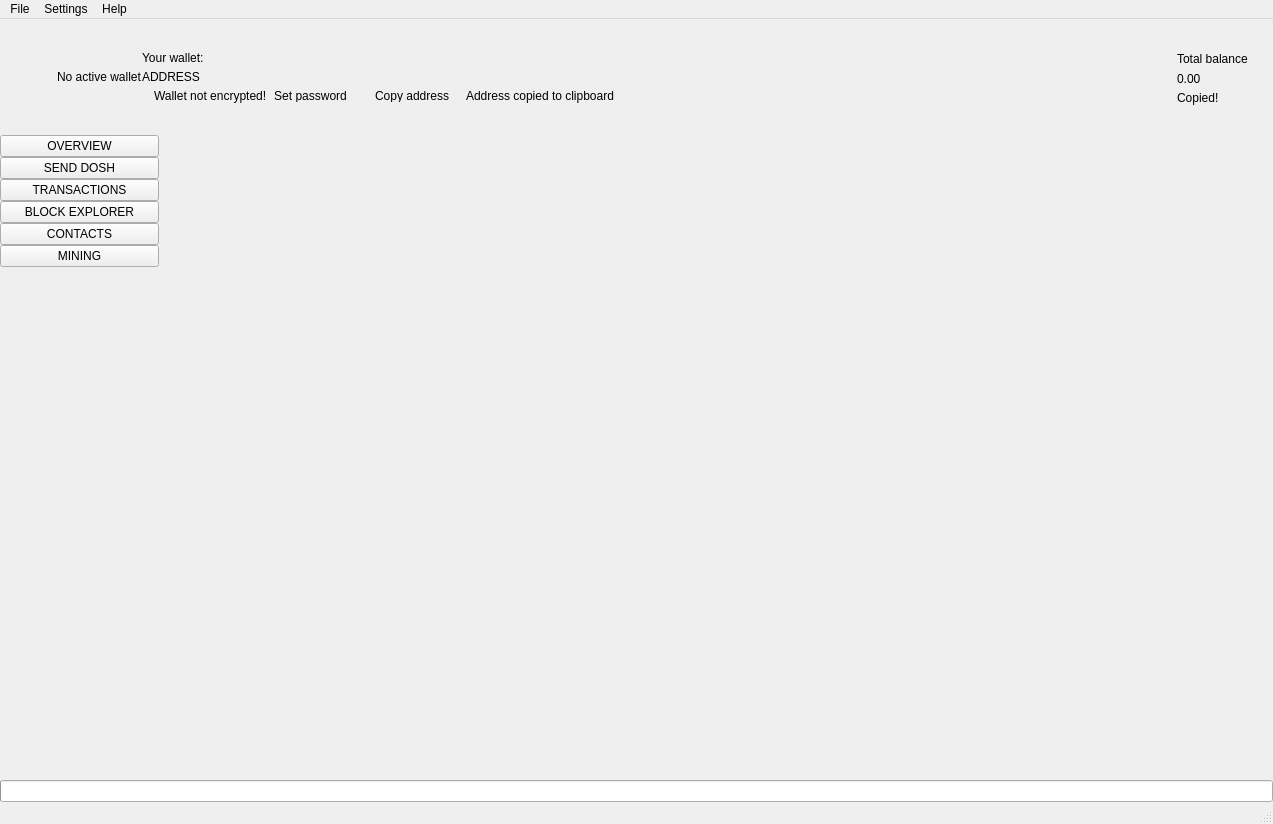
 <widget class="QMainWindow" name="MainWindow">
  <property name="geometry">
   <rect>
    <x>0</x>
    <y>0</y>
    <width>1273</width>
    <height>824</height>
   </rect>
  </property>
  <property name="sizePolicy">
   <sizepolicy hsizetype="Preferred" vsizetype="Preferred">
    <horstretch>0</horstretch>
    <verstretch>0</verstretch>
   </sizepolicy>
  </property>
  <property name="minimumSize">
   <size>
    <width>1260</width>
    <height>600</height>
   </size>
  </property>
  <property name="maximumSize">
   <size>
    <width>16777215</width>
    <height>16777215</height>
   </size>
  </property>
  <property name="windowTitle">
   <string>MainWindow</string>
  </property>
  <property name="windowIcon">
   <iconset>
    <normaloff>:/images/dosh</normaloff>:/images/dosh</iconset>
  </property>
  <widget class="QWidget" name="centralwidget">
   <layout class="QVBoxLayout" name="verticalLayout_2">
    <property name="spacing">
     <number>0</number>
    </property>
    <property name="leftMargin">
     <number>0</number>
    </property>
    <property name="topMargin">
     <number>0</number>
    </property>
    <property name="rightMargin">
     <number>0</number>
    </property>
    <property name="bottomMargin">
     <number>0</number>
    </property>
    <item>
     <widget class="QFrame" name="m_headerFrame">
      <property name="minimumSize">
       <size>
        <width>0</width>
        <height>116</height>
       </size>
      </property>
      <property name="maximumSize">
       <size>
        <width>16777215</width>
        <height>116</height>
       </size>
      </property>
      <property name="frameShape">
       <enum>QFrame::NoFrame</enum>
      </property>
      <property name="frameShadow">
       <enum>QFrame::Raised</enum>
      </property>
      <layout class="QHBoxLayout" name="horizontalLayout_3">
       <property name="spacing">
        <number>0</number>
       </property>
       <property name="leftMargin">
        <number>0</number>
       </property>
       <property name="topMargin">
        <number>0</number>
       </property>
       <property name="rightMargin">
        <number>25</number>
       </property>
       <property name="bottomMargin">
        <number>0</number>
       </property>
       <item>
        <spacer name="horizontalSpacer_2">
         <property name="orientation">
          <enum>Qt::Horizontal</enum>
         </property>
         <property name="sizeType">
          <enum>QSizePolicy::Fixed</enum>
         </property>
         <property name="sizeHint" stdset="0">
          <size>
           <width>30</width>
           <height>20</height>
          </size>
         </property>
        </spacer>
       </item>
       <item>
        <widget class="QLabel" name="m_logoLabel">
         <property name="text">
          <string/>
         </property>
        </widget>
       </item>
       <item>
        <spacer name="horizontalSpacer_5">
         <property name="orientation">
          <enum>Qt::Horizontal</enum>
         </property>
         <property name="sizeType">
          <enum>QSizePolicy::Fixed</enum>
         </property>
         <property name="sizeHint" stdset="0">
          <size>
           <width>20</width>
           <height>20</height>
          </size>
         </property>
        </spacer>
       </item>
       <item>
        <widget class="WalletGui::WalletSmallGrayTextLabel" name="m_noWalletLabel">
         <property name="text">
          <string>No active wallet</string>
         </property>
        </widget>
       </item>
       <item>
        <widget class="QFrame" name="m_walletFrame">
         <property name="frameShape">
          <enum>QFrame::NoFrame</enum>
         </property>
         <property name="frameShadow">
          <enum>QFrame::Raised</enum>
         </property>
         <layout class="QVBoxLayout" name="verticalLayout_3">
          <property name="spacing">
           <number>5</number>
          </property>
          <property name="leftMargin">
           <number>0</number>
          </property>
          <property name="topMargin">
           <number>0</number>
          </property>
          <property name="rightMargin">
           <number>0</number>
          </property>
          <property name="bottomMargin">
           <number>0</number>
          </property>
          <item>
           <spacer name="verticalSpacer_3">
            <property name="orientation">
             <enum>Qt::Vertical</enum>
            </property>
            <property name="sizeType">
             <enum>QSizePolicy::Minimum</enum>
            </property>
            <property name="sizeHint" stdset="0">
             <size>
              <width>20</width>
              <height>40</height>
             </size>
            </property>
           </spacer>
          </item>
          <item>
           <widget class="WalletGui::WalletSmallGrayTextLabel" name="m_walletLabel">
            <property name="text">
             <string>Your wallet:</string>
            </property>
            <property name="indent">
             <number>0</number>
            </property>
           </widget>
          </item>
          <item>
           <widget class="QLabel" name="m_addressLabel">
            <property name="sizePolicy">
             <sizepolicy hsizetype="Preferred" vsizetype="Preferred">
              <horstretch>0</horstretch>
              <verstretch>0</verstretch>
             </sizepolicy>
            </property>
            <property name="cursor">
             <cursorShape>PointingHandCursor</cursorShape>
            </property>
            <property name="toolTip">
             <string>Click to copy</string>
            </property>
            <property name="text">
             <string>ADDRESS</string>
            </property>
            <property name="indent">
             <number>0</number>
            </property>
           </widget>
          </item>
          <item>
           <layout class="QHBoxLayout" name="horizontalLayout_2">
            <property name="spacing">
             <number>0</number>
            </property>
            <item alignment="Qt::AlignTop">
             <widget class="QFrame" name="m_notEncryptedFrame">
              <property name="frameShape">
               <enum>QFrame::NoFrame</enum>
              </property>
              <property name="frameShadow">
               <enum>QFrame::Raised</enum>
              </property>
              <layout class="QHBoxLayout" name="horizontalLayout_4">
               <property name="spacing">
                <number>0</number>
               </property>
               <property name="leftMargin">
                <number>0</number>
               </property>
               <property name="topMargin">
                <number>0</number>
               </property>
               <property name="rightMargin">
                <number>0</number>
               </property>
               <property name="bottomMargin">
                <number>0</number>
               </property>
               <item alignment="Qt::AlignVCenter">
                <widget class="QLabel" name="m_notEncryptedIconLabel">
                 <property name="text">
                  <string/>
                 </property>
                 <property name="pixmap">
                  <pixmap resource="../../resources.qrc">:/icons/lock_open_gray</pixmap>
                 </property>
                 <property name="alignment">
                  <set>Qt::AlignLeading|Qt::AlignLeft|Qt::AlignVCenter</set>
                 </property>
                </widget>
               </item>
               <item>
                <spacer name="horizontalSpacer_11">
                 <property name="orientation">
                  <enum>Qt::Horizontal</enum>
                 </property>
                 <property name="sizeType">
                  <enum>QSizePolicy::Fixed</enum>
                 </property>
                 <property name="sizeHint" stdset="0">
                  <size>
                   <width>5</width>
                   <height>3</height>
                  </size>
                 </property>
                </spacer>
               </item>
               <item alignment="Qt::AlignVCenter">
                <widget class="WalletGui::WalletTinyGrayTextLabel" name="m_notEncryptedTextLabel">
                 <property name="text">
                  <string>Wallet not encrypted!</string>
                 </property>
                 <property name="alignment">
                  <set>Qt::AlignLeading|Qt::AlignLeft|Qt::AlignVCenter</set>
                 </property>
                </widget>
               </item>
               <item>
                <spacer name="horizontalSpacer_9">
                 <property name="orientation">
                  <enum>Qt::Horizontal</enum>
                 </property>
                 <property name="sizeType">
                  <enum>QSizePolicy::Fixed</enum>
                 </property>
                 <property name="sizeHint" stdset="0">
                  <size>
                   <width>3</width>
                   <height>3</height>
                  </size>
                 </property>
                </spacer>
               </item>
               <item alignment="Qt::AlignVCenter">
                <widget class="WalletGui::WalletTinyLinkLikeButton" name="m_encryptButton">
                 <property name="sizePolicy">
                  <sizepolicy hsizetype="Minimum" vsizetype="Minimum">
                   <horstretch>0</horstretch>
                   <verstretch>0</verstretch>
                  </sizepolicy>
                 </property>
                 <property name="minimumSize">
                  <size>
                   <width>0</width>
                   <height>3</height>
                  </size>
                 </property>
                 <property name="cursor">
                  <cursorShape>PointingHandCursor</cursorShape>
                 </property>
                 <property name="text">
                  <string>Set password</string>
                 </property>
                 <property name="flat">
                  <bool>true</bool>
                 </property>
                </widget>
               </item>
               <item>
                <spacer name="horizontalSpacer_10">
                 <property name="orientation">
                  <enum>Qt::Horizontal</enum>
                 </property>
                 <property name="sizeType">
                  <enum>QSizePolicy::Fixed</enum>
                 </property>
                 <property name="sizeHint" stdset="0">
                  <size>
                   <width>20</width>
                   <height>3</height>
                  </size>
                 </property>
                </spacer>
               </item>
              </layout>
             </widget>
            </item>
            <item alignment="Qt::AlignVCenter">
             <widget class="WalletGui::WalletTinyLinkLikeButton" name="m_copyAddressButton">
              <property name="sizePolicy">
               <sizepolicy hsizetype="Minimum" vsizetype="Minimum">
                <horstretch>0</horstretch>
                <verstretch>0</verstretch>
               </sizepolicy>
              </property>
              <property name="minimumSize">
               <size>
                <width>0</width>
                <height>3</height>
               </size>
              </property>
              <property name="cursor">
               <cursorShape>PointingHandCursor</cursorShape>
              </property>
              <property name="focusPolicy">
               <enum>Qt::NoFocus</enum>
              </property>
              <property name="autoFillBackground">
               <bool>true</bool>
              </property>
              <property name="text">
               <string>Copy address</string>
              </property>
              <property name="flat">
               <bool>true</bool>
              </property>
             </widget>
            </item>
            <item>
             <spacer name="horizontalSpacer_7">
              <property name="orientation">
               <enum>Qt::Horizontal</enum>
              </property>
              <property name="sizeType">
               <enum>QSizePolicy::Fixed</enum>
              </property>
              <property name="sizeHint" stdset="0">
               <size>
                <width>13</width>
                <height>3</height>
               </size>
              </property>
             </spacer>
            </item>
            <item alignment="Qt::AlignVCenter">
             <widget class="WalletGui::CopyMagicLabel" name="m_copyAddressLabel">
              <property name="text">
               <string>Address copied to clipboard</string>
              </property>
              <property name="alignment">
               <set>Qt::AlignLeading|Qt::AlignLeft|Qt::AlignVCenter</set>
              </property>
             </widget>
            </item>
            <item>
             <spacer name="horizontalSpacer">
              <property name="orientation">
               <enum>Qt::Horizontal</enum>
              </property>
              <property name="sizeHint" stdset="0">
               <size>
                <width>40</width>
                <height>3</height>
               </size>
              </property>
             </spacer>
            </item>
           </layout>
          </item>
          <item>
           <spacer name="verticalSpacer_2">
            <property name="orientation">
             <enum>Qt::Vertical</enum>
            </property>
            <property name="sizeType">
             <enum>QSizePolicy::Minimum</enum>
            </property>
            <property name="sizeHint" stdset="0">
             <size>
              <width>20</width>
              <height>40</height>
             </size>
            </property>
           </spacer>
          </item>
         </layout>
        </widget>
       </item>
       <item>
        <spacer name="horizontalSpacer_3">
         <property name="orientation">
          <enum>Qt::Horizontal</enum>
         </property>
         <property name="sizeType">
          <enum>QSizePolicy::Expanding</enum>
         </property>
         <property name="sizeHint" stdset="0">
          <size>
           <width>34</width>
           <height>20</height>
          </size>
         </property>
        </spacer>
       </item>
       <item>
        <spacer name="horizontalSpacer_8">
         <property name="orientation">
          <enum>Qt::Horizontal</enum>
         </property>
         <property name="sizeType">
          <enum>QSizePolicy::Fixed</enum>
         </property>
         <property name="sizeHint" stdset="0">
          <size>
           <width>34</width>
           <height>20</height>
          </size>
         </property>
        </spacer>
       </item>
       <item alignment="Qt::AlignRight|Qt::AlignVCenter">
        <widget class="QFrame" name="m_balanceFrame">
         <layout class="QGridLayout" name="gridLayout">
          <property name="leftMargin">
           <number>0</number>
          </property>
          <property name="topMargin">
           <number>30</number>
          </property>
          <property name="rightMargin">
           <number>0</number>
          </property>
          <property name="bottomMargin">
           <number>0</number>
          </property>
          <property name="verticalSpacing">
           <number>3</number>
          </property>
          <item row="0" column="2">
           <layout class="QVBoxLayout" name="verticalLayout_4">
            <item>
             <widget class="QLabel" name="m_balanceTextLabel">
              <property name="text">
               <string>Total balance</string>
              </property>
             </widget>
            </item>
            <item>
             <widget class="QLabel" name="m_balanceLabel">
              <property name="cursor">
               <cursorShape>PointingHandCursor</cursorShape>
              </property>
              <property name="toolTip">
               <string>Click to copy</string>
              </property>
              <property name="text">
               <string>0.00</string>
              </property>
             </widget>
            </item>
           </layout>
          </item>
          <item row="1" column="2">
           <widget class="WalletGui::CopyMagicLabel" name="m_balanceCopyLabel">
            <property name="text">
             <string>Copied!</string>
            </property>
           </widget>
          </item>
          <item row="0" column="1">
           <spacer name="horizontalSpacer_6">
            <property name="orientation">
             <enum>Qt::Horizontal</enum>
            </property>
            <property name="sizeType">
             <enum>QSizePolicy::Fixed</enum>
            </property>
            <property name="sizeHint" stdset="0">
             <size>
              <width>2</width>
              <height>39</height>
             </size>
            </property>
           </spacer>
          </item>
          <item row="2" column="2">
           <spacer name="verticalSpacer_5">
            <property name="orientation">
             <enum>Qt::Vertical</enum>
            </property>
            <property name="sizeType">
             <enum>QSizePolicy::Expanding</enum>
            </property>
            <property name="sizeHint" stdset="0">
             <size>
              <width>20</width>
              <height>50</height>
             </size>
            </property>
           </spacer>
          </item>
          <item row="0" column="0">
           <widget class="QLabel" name="m_balanceIconLabel">
            <property name="text">
             <string/>
            </property>
            <property name="pixmap">
             <pixmap resource="../../resources.qrc">:/icons/total_balance</pixmap>
            </property>
           </widget>
          </item>
         </layout>
        </widget>
       </item>
      </layout>
     </widget>
    </item>
    <item>
     <layout class="QHBoxLayout" name="horizontalLayout" stretch="0,0,0,0,0,0,0,0">
      <property name="spacing">
       <number>0</number>
      </property>
      <item>
       <widget class="QFrame" name="m_toolFrame">
        <property name="frameShape">
         <enum>QFrame::NoFrame</enum>
        </property>
        <property name="frameShadow">
         <enum>QFrame::Plain</enum>
        </property>
        <property name="lineWidth">
         <number>0</number>
        </property>
        <layout class="QVBoxLayout" name="verticalLayout">
         <property name="spacing">
          <number>0</number>
         </property>
         <property name="leftMargin">
          <number>0</number>
         </property>
         <property name="topMargin">
          <number>0</number>
         </property>
         <property name="rightMargin">
          <number>0</number>
         </property>
         <property name="bottomMargin">
          <number>0</number>
         </property>
         <item>
          <widget class="QPushButton" name="m_overviewButton">
           <property name="sizePolicy">
            <sizepolicy hsizetype="Minimum" vsizetype="Fixed">
             <horstretch>0</horstretch>
             <verstretch>0</verstretch>
            </sizepolicy>
           </property>
           <property name="focusPolicy">
            <enum>Qt::NoFocus</enum>
           </property>
           <property name="text">
            <string>OVERVIEW</string>
           </property>
           <property name="checkable">
            <bool>true</bool>
           </property>
           <attribute name="buttonGroup">
            <string notr="true">m_toolButtonGroup</string>
           </attribute>
          </widget>
         </item>
         <item>
          <widget class="QPushButton" name="m_sendButton">
           <property name="sizePolicy">
            <sizepolicy hsizetype="Minimum" vsizetype="Fixed">
             <horstretch>0</horstretch>
             <verstretch>0</verstretch>
            </sizepolicy>
           </property>
           <property name="focusPolicy">
            <enum>Qt::NoFocus</enum>
           </property>
           <property name="text">
            <string>SEND DOSH</string>
           </property>
           <property name="checkable">
            <bool>true</bool>
           </property>
           <attribute name="buttonGroup">
            <string notr="true">m_toolButtonGroup</string>
           </attribute>
          </widget>
         </item>
         <item>
          <widget class="QPushButton" name="m_transactionsButton">
           <property name="sizePolicy">
            <sizepolicy hsizetype="Minimum" vsizetype="Fixed">
             <horstretch>0</horstretch>
             <verstretch>0</verstretch>
            </sizepolicy>
           </property>
           <property name="focusPolicy">
            <enum>Qt::NoFocus</enum>
           </property>
           <property name="text">
            <string>TRANSACTIONS</string>
           </property>
           <property name="checkable">
            <bool>true</bool>
           </property>
           <attribute name="buttonGroup">
            <string notr="true">m_toolButtonGroup</string>
           </attribute>
          </widget>
         </item>
         <item>
          <widget class="QPushButton" name="m_blockExplorerButton">
           <property name="focusPolicy">
            <enum>Qt::NoFocus</enum>
           </property>
           <property name="text">
            <string>BLOCK EXPLORER</string>
           </property>
           <property name="checkable">
            <bool>true</bool>
           </property>
           <attribute name="buttonGroup">
            <string notr="true">m_toolButtonGroup</string>
           </attribute>
          </widget>
         </item>
         <item>
          <widget class="QPushButton" name="m_addressBookButton">
           <property name="sizePolicy">
            <sizepolicy hsizetype="Minimum" vsizetype="Fixed">
             <horstretch>0</horstretch>
             <verstretch>0</verstretch>
            </sizepolicy>
           </property>
           <property name="focusPolicy">
            <enum>Qt::NoFocus</enum>
           </property>
           <property name="text">
            <string>CONTACTS</string>
           </property>
           <property name="checkable">
            <bool>true</bool>
           </property>
           <attribute name="buttonGroup">
            <string notr="true">m_toolButtonGroup</string>
           </attribute>
          </widget>
         </item>
         <item>
          <widget class="QPushButton" name="m_miningButton">
           <property name="focusPolicy">
            <enum>Qt::NoFocus</enum>
           </property>
           <property name="text">
            <string>MINING</string>
           </property>
           <property name="checkable">
            <bool>true</bool>
           </property>
           <attribute name="buttonGroup">
            <string notr="true">m_toolButtonGroup</string>
           </attribute>
          </widget>
         </item>
         <item>
          <spacer name="verticalSpacer">
           <property name="orientation">
            <enum>Qt::Vertical</enum>
           </property>
           <property name="sizeHint" stdset="0">
            <size>
             <width>20</width>
             <height>40</height>
            </size>
           </property>
          </spacer>
         </item>
        </layout>
       </widget>
      </item>
      <item>
       <widget class="WalletGui::OverviewFrame" name="m_overviewFrame">
        <property name="frameShape">
         <enum>QFrame::NoFrame</enum>
        </property>
        <property name="frameShadow">
         <enum>QFrame::Raised</enum>
        </property>
       </widget>
      </item>
      <item>
       <widget class="WalletGui::SendFrame" name="m_sendFrame">
        <property name="frameShape">
         <enum>QFrame::NoFrame</enum>
        </property>
        <property name="frameShadow">
         <enum>QFrame::Raised</enum>
        </property>
       </widget>
      </item>
      <item>
       <widget class="WalletGui::TransactionsFrame" name="m_transactionsFrame">
        <property name="frameShape">
         <enum>QFrame::NoFrame</enum>
        </property>
        <property name="frameShadow">
         <enum>QFrame::Raised</enum>
        </property>
       </widget>
      </item>
      <item>
       <widget class="WalletGui::AddressBookFrame" name="m_addressBookFrame">
        <property name="frameShape">
         <enum>QFrame::NoFrame</enum>
        </property>
        <property name="frameShadow">
         <enum>QFrame::Raised</enum>
        </property>
       </widget>
      </item>
      <item>
       <widget class="WalletGui::NoWalletFrame" name="m_noWalletFrame">
        <property name="frameShape">
         <enum>QFrame::NoFrame</enum>
        </property>
        <property name="frameShadow">
         <enum>QFrame::Raised</enum>
        </property>
       </widget>
      </item>
      <item>
       <widget class="WalletGui::BlockExplorerFrame" name="m_blockExplorerFrame">
        <property name="frameShape">
         <enum>QFrame::NoFrame</enum>
        </property>
        <property name="frameShadow">
         <enum>QFrame::Raised</enum>
        </property>
       </widget>
      </item>
      <item>
       <widget class="WalletGui::MiningFrame" name="m_miningFrame">
        <property name="frameShape">
         <enum>QFrame::NoFrame</enum>
        </property>
        <property name="frameShadow">
         <enum>QFrame::Raised</enum>
        </property>
       </widget>
      </item>
     </layout>
    </item>
    <item>
     <widget class="QProgressBar" name="m_syncProgress">
      <property name="maximum">
       <number>100</number>
      </property>
      <property name="value">
       <number>0</number>
      </property>
      <property name="textVisible">
       <bool>false</bool>
      </property>
     </widget>
    </item>
   </layout>
  </widget>
  <widget class="QMenuBar" name="menubar">
   <property name="geometry">
    <rect>
     <x>0</x>
     <y>0</y>
     <width>1273</width>
     <height>21</height>
    </rect>
   </property>
   <widget class="QMenu" name="menuFile">
    <property name="title">
     <string>File</string>
    </property>
    <addaction name="m_createWalletAction"/>
    <addaction name="m_openWalletAction"/>
    <addaction name="m_recentWalletsAction"/>
    <addaction name="m_backupWalletAction"/>
    <addaction name="m_saveKeysAction"/>
    <addaction name="m_resetAction"/>
    <addaction name="m_importKeyAction"/>
    <addaction name="m_exportKeyAction"/>
    <addaction name="m_exportTrackingKeyAction"/>
    <addaction name="m_exitAction"/>
   </widget>
   <widget class="QMenu" name="menuSettings">
    <property name="title">
     <string>Settings</string>
    </property>
    <widget class="QMenu" name="menuThemes">
     <property name="title">
      <string>Themes</string>
     </property>
    </widget>
    <addaction name="m_encryptWalletAction"/>
    <addaction name="m_changePasswordAction"/>
    <addaction name="m_removePendingTxAction"/>
    <addaction name="separator"/>
    <addaction name="m_autostartAction"/>
    <addaction name="m_minimizeToTrayAction"/>
    <addaction name="m_closeToTrayAction"/>
    <addaction name="separator"/>
    <addaction name="m_preferencesAction"/>
    <addaction name="menuThemes"/>
   </widget>
   <widget class="QMenu" name="menuHelp">
    <property name="title">
     <string>Help</string>
    </property>
    <addaction name="m_communityForumAction"/>
    <addaction name="m_reportIssueAction"/>
    <addaction name="m_aboutIntensecoinAction"/>
    <addaction name="m_aboutQtAction"/>
   </widget>
   <addaction name="menuFile"/>
   <addaction name="menuSettings"/>
   <addaction name="menuHelp"/>
  </widget>
  <widget class="WalletGui::WalletStatusBar" name="statusBar"/>
  <action name="m_exitAction">
   <property name="checkable">
    <bool>false</bool>
   </property>
   <property name="enabled">
    <bool>true</bool>
   </property>
   <property name="text">
    <string>Exit</string>
   </property>
   <property name="shortcut">
    <string>Ctrl+Q</string>
   </property>
  </action>
  <action name="m_createWalletAction">
   <property name="enabled">
    <bool>true</bool>
   </property>
   <property name="text">
    <string>Create wallet</string>
   </property>
  </action>
  <action name="m_openWalletAction">
   <property name="enabled">
    <bool>true</bool>
   </property>
   <property name="text">
    <string>Open wallet</string>
   </property>
  </action>
  <action name="m_encryptWalletAction">
   <property name="enabled">
    <bool>true</bool>
   </property>
   <property name="text">
    <string>Encrypt wallet</string>
   </property>
  </action>
  <action name="m_changePasswordAction">
   <property name="enabled">
    <bool>true</bool>
   </property>
   <property name="text">
    <string>Change password</string>
   </property>
   <property name="toolTip">
    <string>Change password</string>
   </property>
  </action>
  <action name="m_aboutIntensecoinAction">
   <property name="enabled">
    <bool>true</bool>
   </property>
   <property name="text">
    <string>About DOSH</string>
   </property>
  </action>
  <action name="m_aboutQtAction">
   <property name="enabled">
    <bool>true</bool>
   </property>
   <property name="text">
    <string>About Qt</string>
   </property>
  </action>
  <action name="m_backupWalletAction">
   <property name="enabled">
    <bool>true</bool>
   </property>
   <property name="text">
    <string>Backup wallet</string>
   </property>
  </action>
  <action name="m_autostartAction">
   <property name="checkable">
    <bool>true</bool>
   </property>
   <property name="text">
    <string>Start on system login</string>
   </property>
  </action>
  <action name="m_minimizeToTrayAction">
   <property name="checkable">
    <bool>true</bool>
   </property>
   <property name="text">
    <string>Minimize to tray</string>
   </property>
  </action>
  <action name="m_closeToTrayAction">
   <property name="checkable">
    <bool>true</bool>
   </property>
   <property name="text">
    <string>Close to tray</string>
   </property>
  </action>
  <action name="m_preferencesAction">
   <property name="text">
    <string>Preferences</string>
   </property>
  </action>
  <action name="m_recentWalletsAction">
   <property name="text">
    <string>Recent wallets</string>
   </property>
  </action>
  <action name="m_exportTrackingKeyAction">
   <property name="text">
    <string>Export tracking key</string>
   </property>
   <property name="toolTip">
    <string>Export tracking key</string>
   </property>
  </action>
  <action name="m_importKeyAction">
   <property name="text">
    <string>Import key</string>
   </property>
   <property name="toolTip">
    <string>Import key</string>
   </property>
  </action>
  <action name="m_communityForumAction">
   <property name="text">
    <string>Join us on Telegram</string>
   </property>
  </action>
  <action name="m_reportIssueAction">
   <property name="text">
    <string>Report an issue</string>
   </property>
  </action>
  <action name="m_resetAction">
   <property name="text">
    <string>Reset wallet</string>
   </property>
  </action>
  <action name="m_saveKeysAction">
   <property name="text">
    <string>Save wallet keys</string>
   </property>
  </action>
  <action name="m_exportKeyAction">
   <property name="text">
    <string>Export key</string>
   </property>
   <property name="toolTip">
    <string>Export key</string>
   </property>
  </action>
  <action name="m_removePendingTxAction">
   <property name="checkable">
    <bool>false</bool>
   </property>
   <property name="text">
    <string>Remove pending TXs</string>
   </property>
  </action>
 </widget>
